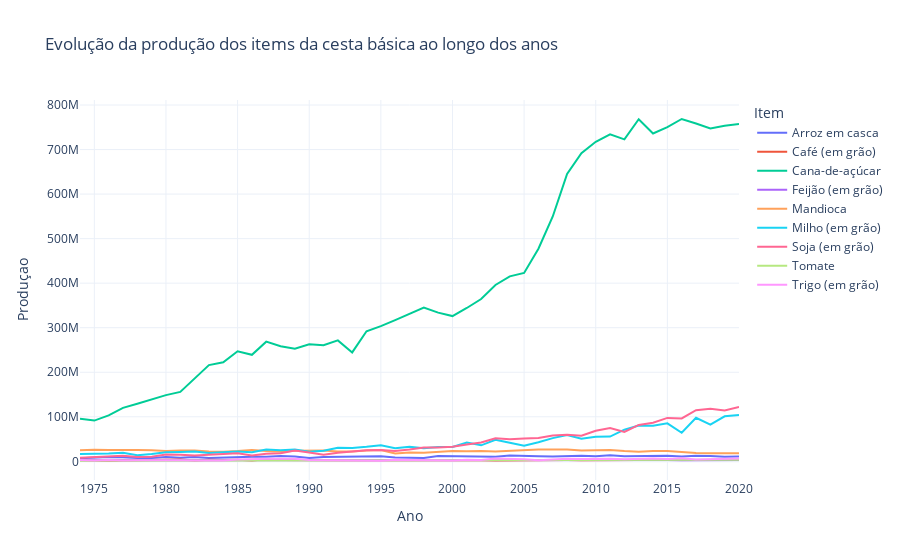

The notebook cell this image was saved under:
### Markdown cell above
#### Avaliando o crescimento histórico das culturas

### Code cell
fig = px.line(producao_2, title = 'Evolução da produção dos items da cesta básica ao longo dos anos', x = 'Ano', y = 'Produçao', color = 'Item',  labels = {'value': 'Produção (Toneladas)', 'variable' : 'Culturas'} )
fig.update_layout(template = 'plotly_white')
